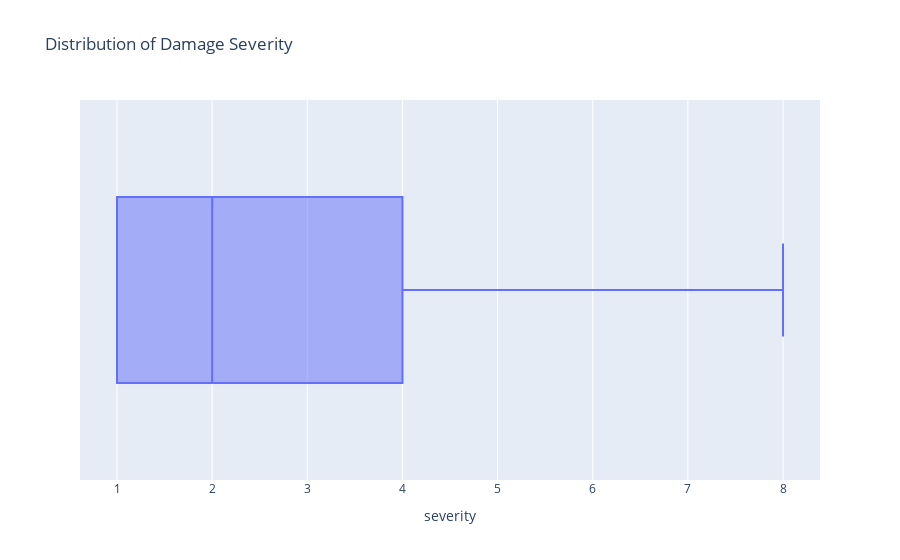

The cell this chart's notebook holds for it:
### Code cell
fig = px.box(df, "severity", title="Distribution of Damage Severity")
fig.show()

### Figure 1 — Plotly figure (JSON) as saved in the notebook; plotly's stock layout.template omitted (floating-point values rounded to 4 significant figures; data arrays with more than 128 entries replaced by an {"elided": "..."} marker saying what was removed)
{"data": [{"alignmentgroup": "True", "hovertemplate": "severity=%{x}<extra></extra>", "legendgroup": "", "marker": {"color": "#636efa"}, "name": "", "notched": false, "offsetgroup": "", "orientation": "h", "showlegend": false, "type": "box", "x": {"elided": "1934 float values"}, "x0": " ", "xaxis": "x", "y0": " ", "yaxis": "y"}], "layout": {"boxmode": "group", "legend": {"tracegroupgap": 0}, "title": {"text": "Distribution of Damage Severity"}, "xaxis": {"anchor": "y", "domain": [0, 1], "title": {"text": "severity"}}, "yaxis": {"anchor": "x", "domain": [0, 1]}}}
